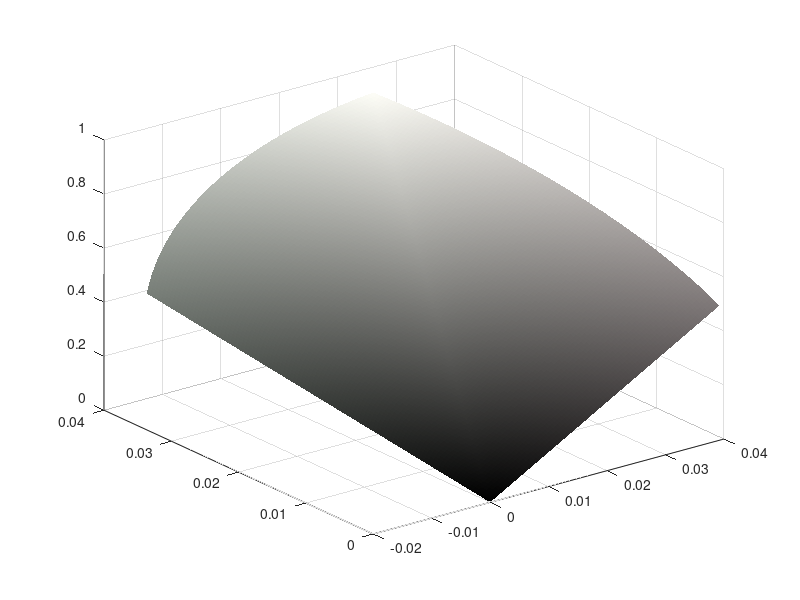

Write the MATLAB code that produced this figure. (Note: this script raises an error after producing the figure.)
function varargout = colormanifolds(play)
% Different ways of visualising how the combining of colours (i.e.
% modifying a colour in two dimensions) translates to its effects in 3
% dimensional colour space (either HSV, xyY, etc.). This function requires
% the toolbox optprop by Jerker Wagberg.
%
% Joshua Harvey 2017

if nargin == 0
    play = 'general';
end

v = 0;

if strcmp(play,'general')
    %% General implementation in HSV space
    
    HH1=[0 1/3 2/3 1/6 3/6 5/6];
    HH2=[1/3 2/3 0 3/6 5/6 1/6];
    sats=fliplr([1 .9 .75 .5 .25 .1 .05]);
    
    % % just for red-green
    % HH1=[0];
    % HH2=[1/3];
    % sats=[1];
    
    % % wide range of all colours
    % HH1 = [.1 .3 .5 .7 .9 .1 .3 .5 .6 .8];
    % HH2 = [HH1(3:7) HH1(3:7)-.1];
    % sats = [1 .9 .8 .7 .6 .3 .15 0];
    
    % % monohue (fully saturated)
    % HH1 = linspace(0,.99,100);
    % HH2 = HH1+.005;
    % sats = 1;
    
    % % oponent colours
    % HH1 = linspace(0,1,10);
    % HH2plus = HH1+.5;
    % integ=floor(HH2plus);
    % HH2=HH2plus-integ;
    % sats = 1;
    
    sscale = .5*pi; % .5*pi for cylinder
    
    figure('Color',[0 0 0]);
    v = 0;
    for j = 1:length(sats)
        for i = 1:length(HH1)
            % define colors in HSV
            H1 = hsv2rgb([HH1(i),sats(j),1]); % red
            H2 = hsv2rgb([HH2(i),sats(j),1]); % yellow
            
            h1r = linspace(0,H1(1),100);
            h1g = linspace(0,H1(2),100);
            h1b = linspace(0,H1(3),100);
            h2r = linspace(0,H2(1),100);
            h2g = linspace(0,H2(2),100);
            h2b = linspace(0,H2(3),100);
            
            [RX,RY] = meshgrid(h1r,h2r);
            [GX,GY] = meshgrid(h1g,h2g);
            [BX,BY] = meshgrid(h1b,h2b);
            
            R = (RX + RY); % add components of colors
            G = (GX + GY);
            B = (BX + BY);
            
            RGB = cat(3,R,G,B);
            RGBhsv = rgb2hsv(RGB);
            [HSVX, HSVY, HSVZ] = sph2cart(RGBhsv(:,:,1)*2*pi,(pi/2)-RGBhsv(:,:,2),0.5*RGBhsv(:,:,3));
            
            % need to correct V
            
            RGB1 = cat(3,RX,GX,BX); RGB2 = cat(3,RY,GY,BY);
            HSV1 = rgb2hsv(RGB1); HSV2 = rgb2hsv(RGB2);
            V12 = .5*(HSV1(:,:,3)+HSV2(:,:,3));
            [HSVX, HSVY, HSVZ] = sph2cart(RGBhsv(:,:,1)*2*pi,(pi/2)-sscale*RGBhsv(:,:,2),V12);
            
            % color displayed
            mapper = rgb2hsv(RGB/2);
            mapper2 = mapper;
            mapper2(:,:,3) = mapper(:,:,3)*2;
            RGBmapper = hsv2rgb(mapper2);
            
            mapper = hsv2rgb(cat(3,RGBhsv(:,:,1:2),V12));
            
            %         % rescale radius by value
            %         HSVZ = RGBhsv(:,:,3);
            
            s=surf(HSVX,HSVY,HSVZ,mapper); shading flat
            s.FaceAlpha=j/10+.3;
            xlim([-1 1]);
            ylim([-1 1]);
            zlim([-.2 1]);
            hold on
            axis off
            view([v 30])
            pause(0.1)
            v=v+5;
            ax=gca;
            ax.DataAspectRatio = [2 2 1];
            axis vis3d;
            if i*j == 1
                camzoom(1.3)
            end
        end
    end % for HSV space
    
elseif strcmp(play,'surface')
    %% define colors in hsv and plot in two dimensional surface
    r = [0 1 1];
    g = [1/3 1 1];
    o = ones([1,100]);
    
    rs = repmat(r,[100 1]).*[o;o;linspace(0,1,100)]';
    gs = repmat(g,[100 1]).*[o;o;linspace(0,1,100)]';
    
    [Hr,Hg] = meshgrid(rs(:,1),gs(:,1));
    [Sr,Sg] = meshgrid(rs(:,2),gs(:,2));
    [Vr,Vg] = meshgrid(rs(:,3),gs(:,3));
    
    rgbRG = hsv2rgb(Hr,Sr,Vr) + hsv2rgb(Hg,Sg,Vg);
    hsvRG = rgb2hsv(rgbRG);
    hueRG = hsvRG(:,:,1);
    
    surf(hueRG,rgbRG)
    shading flat
    
    hold on
    
    % add another colour
    g = [1/3 1 1];
    r = [2/3 1 1];
    o = ones([1,100]);
    
    rs = repmat(r,[100 1]).*[o;o;linspace(0,1,100)]';
    gs = repmat(g,[100 1]).*[o;o;linspace(0,1,100)]';
    
    [Hr,Hg] = meshgrid(rs(:,1),gs(:,1));
    [Sr,Sg] = meshgrid(rs(:,2),gs(:,2));
    [Vr,Vg] = meshgrid(rs(:,3),gs(:,3));
    
    rgbRG = hsv2rgb(Hr,Sr,Vr) + hsv2rgb(Hg,Sg,Vg);
    hsvRG = rgb2hsv(rgbRG);
    hueRG = hsvRG(:,:,1);
    figure('Color',[0 0 0]);
    surf(hueRG,rgbRG)
    shading flat
    
elseif strcmp(play,'physical')
    %% physical colours (wavelengths) %490-700 are opposite
    
    % %nearly monochromatic
    %waves1 = linspace(380,700,100);
    %waves2 = waves1+3;
    waves = linspace(380,700,40);
    waves1 = [waves waves waves waves waves];
    waves2 = rem([waves+5,waves+20,waves+40,waves+150,waves+210],700);
    
    sscale = 1; %.5*pi; % .5*pi for cylinder
    
    figure('Color',[0 0 0]);
    a = 148;
    e = 0;
    for j = 1 %:length(sats)
        for i = 1:length(waves1)
            % define colors in RGB
            H1 = MakeBruntonsRGB(waves1(i)); %
            H2 = MakeBruntonsRGB(waves2(i)); %
            
            h1r = linspace(0,H1(1),100);
            h1g = linspace(0,H1(2),100);
            h1b = linspace(0,H1(3),100);
            h2r = linspace(0,H2(1),100);
            h2g = linspace(0,H2(2),100);
            h2b = linspace(0,H2(3),100);
            
            
            [RX,RY] = meshgrid(h1r,h2r);
            [GX,GY] = meshgrid(h1g,h2g);
            [BX,BY] = meshgrid(h1b,h2b);
            
            R = (RX + RY); % add components of colors
            G = (GX + GY);
            B = (BX + BY);
            
            RGB = cat(3,R,G,B); % imshow(RGB)
            RGBhsv = rgb2hsv(RGB);
            % RGBhsv(:,:,2) = ones(100); % set all sats to 1
            [HSVX, HSVY, HSVZ] = sph2cart(RGBhsv(:,:,1)*2*pi,(pi/2)-RGBhsv(:,:,2),0.5*RGBhsv(:,:,3));
            
            % need to correct V
            
            RGB1 = cat(3,RX,GX,BX); RGB2 = cat(3,RY,GY,BY);
            HSV1 = rgb2hsv(RGB1); HSV2 = rgb2hsv(RGB2);
            V12 = .5*(HSV1(:,:,3)+HSV2(:,:,3));
            [HSVX, HSVY, HSVZ] = sph2cart(RGBhsv(:,:,1)*2*pi,(pi/2)-sscale*RGBhsv(:,:,2),V12);
            
            % figure,
            % quiver3(zeros(100),zeros(100),zeros(100),HSVX,HSVY,HSVZ);
            
            % color displayed
            mapper = rgb2hsv(RGB/2);
            mapper2 = mapper;
            mapper2(:,:,3) = mapper(:,:,3)*2;
            RGBmapper = hsv2rgb(mapper2);
            
            mapper = hsv2rgb(cat(3,RGBhsv(:,:,1:2),V12));
            
            surf(HSVX,HSVY,HSVZ,mapper); shading flat
            xlim([-1 1]);
            ylim([-1 1]);
            hold on
            axis off
            view([a e])
            pause(0.01)
            a=a+5;
            e=40*sin(i/15) +45;
            ax=gca;
            ax.DataAspectRatio = [2 2 1];
            axis vis3d;
        end
    end % for HSV space
    
else if strcmp(play,'xxy')
        %% physical colours (wavelengths) in xyY space with dp2xy (380-780)
        
        windex = [450:5:680];
        %windex([2 4 36 38 40:end-1])=[];
        
        waves = windex;
        waves1 = [waves waves waves];
        waves2 = [circshift(waves,20) circshift(waves,30) circshift(waves,2)];
        
        a = 130;
        e = 0;
        v=1;
        figure('Color',[0 0 0]);
        for i = 1:length(waves1)
            Ys = linspace(0,v,100); % varying luminence vector
            Y2 = meshgrid(Ys,Ys);
            
            H1 = dp2xy([waves1(i) .7]); % put nms into xy chrom
            H2 = dp2xy([waves2(i) .7]); % put nms into xy chrom ,ones(1,3)
            
            h1x = repmat(H1(1),100);
            h1y = repmat(H1(2),100);
            h1scale = repmat(Ys/v,[100 1]);
            
            h2x = repmat(H2(1),100);
            h2y = repmat(H2(2),100);
            h2scale = repmat((Ys/v)',[1 100]);
            
            [h1X,h1Y,h1Z]=xy2xyz(h1x,h1y); % into tristimulus XYZ
            [h2X,h2Y,h2Z]=xy2xyz(h2x,h2y); % into tristimulus XYZ
            
            X = (h1X.*h1scale)+(h2X.*h2scale); % combine stimulus values
            Y = (h1Y.*h1scale)+(h2Y.*h2scale);
            Z = (h1Z.*h1scale)+(h2Z.*h2scale);
            
            RGB = xyz2rgb(v*X,v*Y,v*Z); % imshow(RGB);
            
            % convert to chromaticity
            [x,y,Yc] = xyz2xyy(X,Y,Z);
            
            % figure, surf(X,Y,Z,RGB); shading flat
            surf(x,y,log(Y),RGB); shading flat, hold on
            xlim([0 .8])
            ylim([0 .8])
            axis off
            view([a e])
            pause(0.1)
            a=a+5;
            e=8*sin(i/15) +52;
            ax=gca;
            %         ax.DataAspectRatio = [2 2 1];
            %         if i*j == 1
            %             camzoom(1)
            %         end
            axis vis3d;
        end
        
    elseif strcmp(play,'saturated')
        %% view all saturated colors
        figure('Color',[0 0 0]);
        HH1 = linspace(0,.99,100); % across all hues 0-1
        HH2 = HH1+.005;
        HH2 = circshift(HH1,1);
        sats = 1;
        for j = 1:length(sats)
            for i = 1:length(HH1)
                % define colors in HSV
                H1 = hsv2rgb([HH1(i),sats(j),1]); % red
                H2 = hsv2rgb([HH2(i),sats(j),1]); % yellow
                
                h1r = linspace(0,H1(1),100);
                h1g = linspace(0,H1(2),100);
                h1b = linspace(0,H1(3),100);
                h2r = linspace(0,H2(1),100);
                h2g = linspace(0,H2(2),100);
                h2b = linspace(0,H2(3),100);
                
                [RX,RY] = meshgrid(h1r,h2r);
                [GX,GY] = meshgrid(h1g,h2g);
                [BX,BY] = meshgrid(h1b,h2b);
                
                R = (RX + RY); % add components of colors
                G = (GX + GY);
                B = (BX + BY);
                
                RGB = cat(3,R,G,B);
                RGBhsv = rgb2hsv(RGB);
                [HSVX, HSVY, HSVZ] = sph2cart(RGBhsv(:,:,1)*2*pi,(pi/2)-RGBhsv(:,:,2),0.5*RGBhsv(:,:,3));
                
                % need to correct V
                
                RGB1 = cat(3,RX,GX,BX); RGB2 = cat(3,RY,GY,BY);
                HSV1 = rgb2hsv(RGB1); HSV2 = rgb2hsv(RGB2);
                V12 = .5*(HSV1(:,:,3)+HSV2(:,:,3));
                [HSVX, HSVY, HSVZ] = sph2cart(RGBhsv(:,:,1)*2*pi,(pi/2)-RGBhsv(:,:,2),V12);
                
                % color displayed
                mapper = rgb2hsv(RGB/2);
                mapper2 = mapper;
                mapper2(:,:,3) = mapper(:,:,3)*2;
                RGBmapper = hsv2rgb(mapper2);
                
                mapper = hsv2rgb(cat(3,RGBhsv(:,:,1:2),V12));
                
                surf(HSVX,HSVY,HSVZ,RGB); shading flat
                hold on
                axis off
                view([v 0])
                pause(0.1)
                v=v+10;
                ax=gca;
                ax.DataAspectRatio = [3 3 1];
                xlim([-1 1]);
                ylim([-1 1]);
                axis vis3d;
            end
        end
    elseif strcmp(play,'vectors')
        %% just test combining 2 colors vectors..
        
        sam = [0 1 0];
        mike = [0.5 0 .5];
        smike = (sam+mike)/2;
        
        [Hsam,Ssam,Vsam] = rgb2hsv(sam);
        [Hmike,Smike,Vmike] = rgb2hsv(mike);
        [Hsmike,Ssmike,Vsmike] = rgb2hsv(smike);
        
        %Vsam = Vsam/2; Vmike = Vmike/2;
        Vsmike = (Vsam+Vmike)/2; % value has to be mean
        
        [Xsam,Ysam,Zsam] = sph2cart(Hsam,Ssam,Vsam);
        [Xmike,Ymike,Zmike] = sph2cart(Hmike,Smike,Vmike);
        [Xsmike,Ysmike,Zsmike] = sph2cart(Hsmike*2*pi,(pi/2)-Ssmike,Vsmike);
        
        % figure,
        % quiver3([0 0 0],[0 0 0],[0 0 0],[Xsam Xmike Xsmike],[Ysam Ymike Ysmike],[Zsam Zmike Zsmike]);
        
        %figure
        quiver3([0],[0],[0],[Xsam],[Ysam],[Zsam]); hold on
        quiver3([0],[0],[0],[Xmike],[Ymike],[Zmike]);
        quiver3([0],[0],[0],[Xsmike],[Ysmike],[Zsmike]);
    end
end